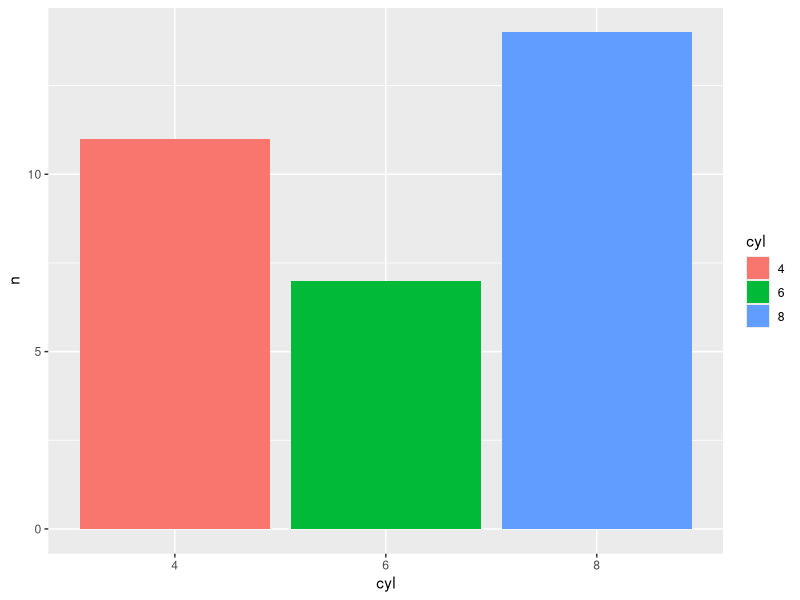

The R source for this figure: (Note: this script raises an error after producing the figure.)
library(ggplot2)
library(dplyr)
library(tidyr)
library(tibble)

scale_color_brand <- function(palette = "qual", brand_palettes = palettes(), reverse = FALSE, ...) {
  pal <- switch(palette,
                qual = brand_palettes$qualitative,
                seq1 = brand_palettes$sequential1,
                seq2 = brand_palettes$sequential2,
                seq3 = brand_palettes$sequential3,
                div  = brand_palettes$diverging,
                stop("Invalid palette name"))
  if (reverse) pal <- rev(pal)
  if (palette == "qual") {
    scale_color_manual(values = pal, ...)
  } else {
    scale_color_gradientn(colors = pal, ...)
  }
}

scale_fill_brand <- function(palette = "qual", brand_palettes = palettes(), reverse = FALSE, ...) {
  pal <- switch(palette,
                qual = brand_palettes$qualitative,
                seq1 = brand_palettes$sequential1,
                seq2 = brand_palettes$sequential2,
                seq3 = brand_palettes$sequential3,
                div  = brand_palettes$diverging,
                stop("Invalid palette name"))
  if (reverse) pal <- rev(pal)
  if (palette == "qual") {
    scale_fill_manual(values = pal, ...)
  } else {
    scale_fill_gradientn(colors = pal, ...)
  }
}

theme_brand <- function(colors = colors_list,
                        base_size = 12,
                        base_theme = "minimal",
                        title_font = "Arial",
                        text_font = "Arial",
                         ...) {

  # Select base theme
  base <- switch(base_theme,
                 minimal = theme_minimal(base_size = base_size, base_family = text_font),
                 bw = theme_bw(base_size = base_size, base_family = text_font),
                 classic = theme_classic(base_size = base_size, base_family = text_font),
                 theme_minimal(base_size = base_size, base_family = text_font))

  # Customize theme
  base +
    ggplot2::theme(
      # Text elements
      plot.title = ggplot2::element_text(
        family = title_font,
        size = base_size * 1.5,
        color = colors$primary,
        margin = ggplot2::margin(b = 10)
      ),
      plot.subtitle = ggplot2::element_text(
        family = text_font,
        size = base_size * 1.2,
        color = colors$secondary,
        margin = ggplot2::margin(b = 10)
      ),

      # Plot elements
      plot.background = ggplot2::element_rect(fill = colors$background, color = NA),
      panel.background = ggplot2::element_rect(fill = colors$background, color = NA),

      # Axis elements
      axis.title = ggplot2::element_text(color = colors$foreground),
      axis.text = ggplot2::element_text(color = colors$foreground),

      # Legend elements
      legend.title = ggplot2::element_text(family = text_font, color = colors$foreground),
      legend.text = ggplot2::element_text(family = text_font, color = colors$foreground),

      # Additional customizations
      plot.title.position = "plot",
      ...
    )
}

bar_data <- mtcars |>
  count(cyl) |>
  mutate(cyl = as.factor(cyl))

bar_plot <- ggplot(bar_data, aes(x = cyl, y = n, fill = cyl)) +
  geom_bar(stat = "identity")

bar_plot +
  scale_fill_brand(palette = "qual") +
  labs(title ='scale_fill_brand(palette = "qual")',
       subtitle = 'theme_brand()') +
  theme_brand()


scatter_plot <- ggplot(iris, aes(x = Sepal.Length, y = Sepal.Width, color = Petal.Length)) +
  geom_point()

scatter_plot + scale_color_brand(palette = "seq1") + labs(title ='scale_fill_brand(palette = "seq1")', subtitle = 'theme_brand()') + theme_brand()
scatter_plot + scale_color_brand(palette = "seq2") + labs(title ='scale_fill_brand(palette = "seq2")', subtitle = 'theme_brand()') + theme_brand()
scatter_plot + scale_color_brand(palette = "seq3") + labs(title ='scale_fill_brand(palette = "seq3")', subtitle = 'theme_brand()') + theme_brand()
scatter_plot + scale_color_brand(palette = "seq1") + labs(title ='scale_fill_brand(palette = "seq1")', subtitle = 'theme_brand(base_theme = "classic")') + theme_brand(base_theme = "classic")



box_plot <- ggplot(ToothGrowth, aes(x = as.factor(dose), y = len, fill = as.factor(dose))) +
  geom_boxplot()

box_plot +
  scale_fill_brand(palette = "qual") +
  labs(title ='scale_fill_brand(palette = "qual")', subtitle = 'theme_brand()') +
  theme_brand()



arrests_data <- USArrests |>
  rownames_to_column(var = "State") |>
  pivot_longer(cols = -State, names_to = "Crime", values_to = "Rate") |>
  filter(Crime != "UrbanPop")

heat_map <- ggplot(arrests_data, aes(x = Crime, y = State, fill = Rate)) +
  geom_tile()

heat_map + scale_fill_brand(palette = "seq1") + labs(title ='scale_fill_brand(palette = "seq1")', subtitle = 'theme_brand()') + theme_brand()
heat_map + scale_fill_brand(palette = "seq2") + labs(title ='scale_fill_brand(palette = "seq2")', subtitle = 'theme_brand()') + theme_brand()
heat_map + scale_fill_brand(palette = "seq3") + labs(title ='scale_fill_brand(palette = "seq3")', subtitle = 'theme_brand()') + theme_brand()


density_plot <- ggplot(mtcars, aes(x = qsec, fill = as.factor(gear))) +
  geom_density(alpha = 0.7)

density_plot +
  scale_fill_brand(palette = "qual") +
  labs(title ='scale_fill_brand(palette = "qual")', subtitle = 'theme_brand()') +
  theme_brand()




facet_hist <- ggplot(mpg, aes(x = hwy, fill = class)) +
  geom_histogram(binwidth = 2) +
  facet_wrap(~class, scales = "free_y")

facet_hist +
  scale_fill_brand(palette = "qual") +
  labs(title ='scale_fill_brand(palette = "qual")', subtitle = 'theme_brand()') +
  theme_brand()




# cor_mtcars <- cor(mtcars)
# cor_data <- as.data.frame(as.table(cor_mtcars))
# names(cor_data) <- c("Var1", "Var2", "Correlation")

diverging_heatmap <- ggplot(cor_data, aes(x = Var1, y = Var2, fill = Correlation)) +
  geom_tile(color = "white", size = 0.5)

diverging_heatmap +
  scale_fill_brand(palette = "div", limits = c(-1, 1)) +
  labs(title ='scale_fill_brand(palette = "div")', subtitle = 'theme_brand()') +
  theme_brand()






scatter_diverging <- ggplot(mtcars, aes(x = wt, y = mpg, color = disp)) +
  geom_point(size = 4, alpha = 0.8)

scatter_diverging + scale_color_brand(palette = "div") +
  labs(title ='scale_color_brand(palette = "div")', subtitle = 'theme_brand()') + theme_brand()
